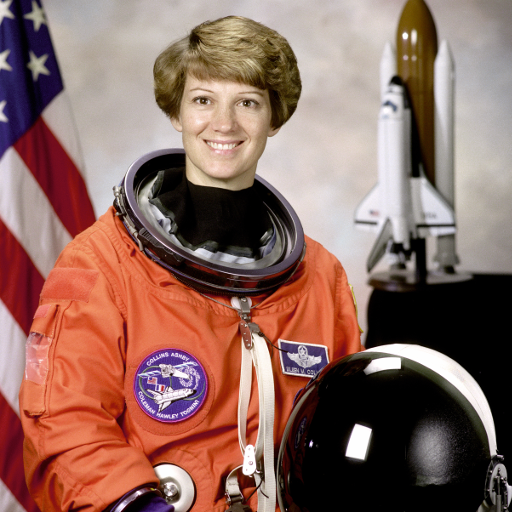
#> input picture sample_images/astronaut.png, 512 x 512 px
$ python -i metrics.py   (imports and definitions only)   (older library calls are emulated)
#> lines starting #> are read from the running program, lines starting #| are printed output that depends on the picture
"""
metrics.py
----------------------------------------------------------------------
Objective image-quality and statistics measures used in the Results
panel and in benchmark.py.

    psnr(a, b)          Peak signal-to-noise ratio (dB)
    ssim(a, b)          Structural similarity (Wang et al., 2004), 0..1
    image_stats(img)    brightness, contrast, entropy, sharpness, colourfulness
    histograms(img)     256-bin histograms per channel
----------------------------------------------------------------------
"""

import cv2
import numpy as np


def psnr(a: np.ndarray, b: np.ndarray) -> float:
    mse = np.mean((a.astype(np.float64) - b.astype(np.float64)) ** 2)
    if mse == 0:
        return float("inf")
    return float(10 * np.log10(255.0 ** 2 / mse))


def ssim(a: np.ndarray, b: np.ndarray) -> float:
    """Mean SSIM on the luminance channel with an 11x11 Gaussian window (sigma 1.5)."""
    if a.ndim == 3:
        a = cv2.cvtColor(a, cv2.COLOR_BGR2GRAY)
        b = cv2.cvtColor(b, cv2.COLOR_BGR2GRAY)
    a = a.astype(np.float64)
    b = b.astype(np.float64)
    c1, c2 = (0.01 * 255) ** 2, (0.03 * 255) ** 2
    blur = lambda x: cv2.GaussianBlur(x, (11, 11), 1.5)
    mu_a, mu_b = blur(a), blur(b)
    s_aa = blur(a * a) - mu_a ** 2
    s_bb = blur(b * b) - mu_b ** 2
    s_ab = blur(a * b) - mu_a * mu_b
    num = (2 * mu_a * mu_b + c1) * (2 * s_ab + c2)
    den = (mu_a ** 2 + mu_b ** 2 + c1) * (s_aa + s_bb + c2)
    return float(np.mean(num / den))


def entropy(gray: np.ndarray) -> float:
    hist = np.bincount(gray.ravel(), minlength=256).astype(np.float64)
    p = hist / hist.sum()
    p = p[p > 0]
    return float(-(p * np.log2(p)).sum())


def colourfulness(img: np.ndarray) -> float:
    """Hasler & Suesstrunk (2003) colourfulness metric."""
    b, g, r = [c.astype(np.float64) for c in cv2.split(img)]
    rg, yb = r - g, 0.5 * (r + g) - b
    return float(np.hypot(rg.std(), yb.std()) + 0.3 * np.hypot(rg.mean(), yb.mean()))


def image_stats(img: np.ndarray) -> dict:
    gray = cv2.cvtColor(img, cv2.COLOR_BGR2GRAY)
    return {
        "Brightness (mean)": float(gray.mean()),
        "Contrast (std)": float(gray.std()),
        "Entropy (bits)": entropy(gray),
        "Sharpness (Laplacian var)": float(cv2.Laplacian(gray, cv2.CV_64F).var()),
        "Colourfulness": colourfulness(img),
    }


def compare(original: np.ndarray, processed: np.ndarray) -> dict:
    return {"PSNR (dB)": psnr(original, processed), "SSIM": ssim(original, processed)}


def histograms(img: np.ndarray) -> dict:
    out = {}
    for i, name in enumerate(["Blue", "Green", "Red"]):
        out[name] = cv2.calcHist([img], [i], None, [256], [0, 256]).ravel()
    return out

>>> import cv2
>>> picture = cv2.imread('sample_images/astronaut.png')
#> picture is the input picture: shape (512, 512, 3); mean B, G, R 96.5, 105.8, 141.6
>>> result = image_stats(picture)
#> in image_stats, `gray = cv2.cvtColor(img, cv2.COLOR_BGR2GRAY)`:
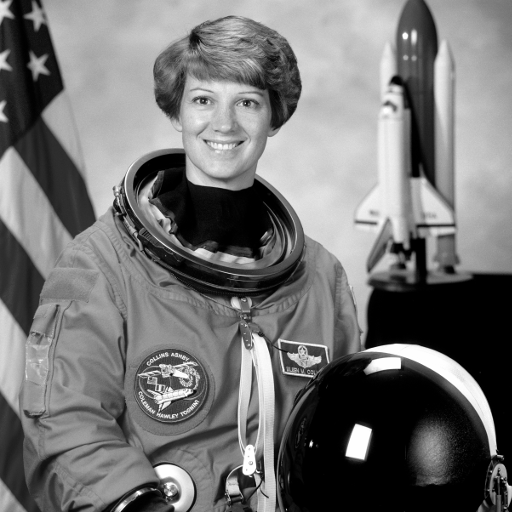
#> gray: shape (512, 512); min 0, max 255, mean 115.4
#> in entropy, `hist = np.bincount(gray.ravel(), minlength=256).astype(np.float64)`: hist = 256 values, max 28966 at index 0, min 128 at index 251, mean 1024
#> in entropy, `p = hist / hist.sum()`: p = 256 values, max 0.11 at index 0, min 0.000488 at index 251, mean 0.00391
#> in colourfulness, `b, g, r = [c.astype(np.float64) for c in cv2.split(img)]`:
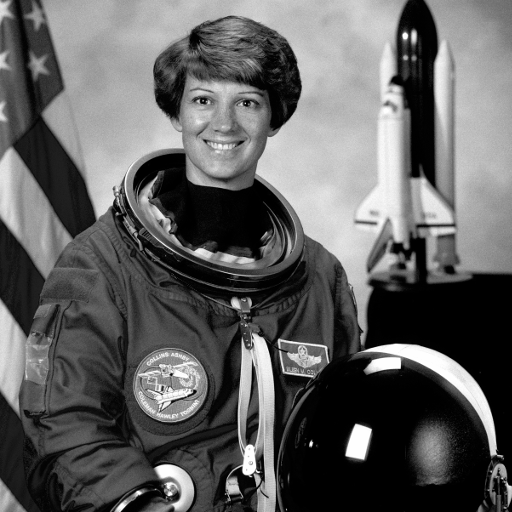
#> b: shape (512, 512) float64; min 0, max 255, mean 96.5
#> in colourfulness, `b, g, r = [c.astype(np.float64) for c in cv2.split(img)]`:
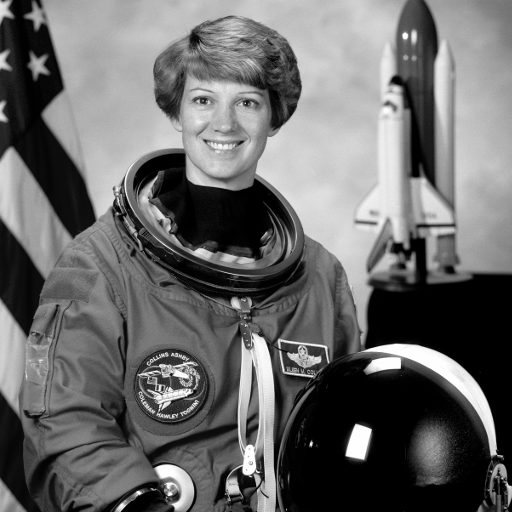
#> g: shape (512, 512) float64; min 0, max 255, mean 105.8
#> in colourfulness, `b, g, r = [c.astype(np.float64) for c in cv2.split(img)]`:
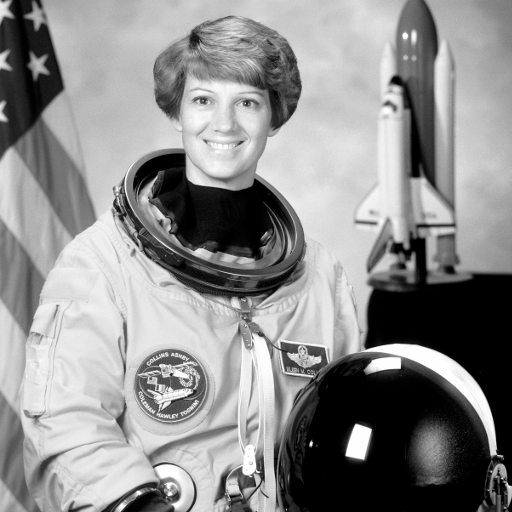
#> r: shape (512, 512) float64; min 0, max 255, mean 141.6
#> in colourfulness, `rg, yb = r - g, 0.5 * (r + g) - b`:
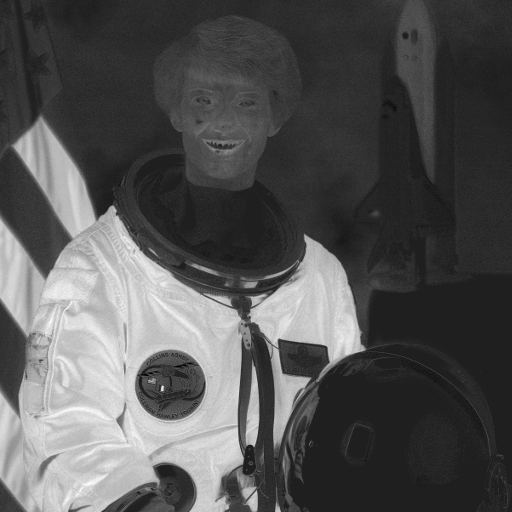
#> rg: shape (512, 512) float64; min -21, max 150, mean 35.8; drawn with min black and max white
#> in colourfulness, `rg, yb = r - g, 0.5 * (r + g) - b`:
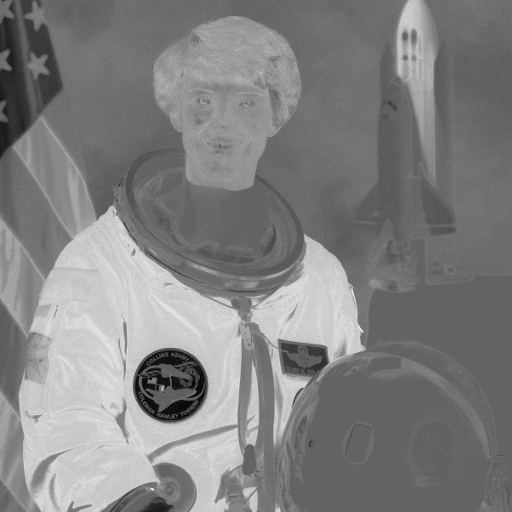
#> yb: shape (512, 512) float64; min -89, max 139.5, mean 27.2; drawn with min black and max white
#> result = {'Brightness (mean)': 115.4, 'Contrast (std)': 75.12, 'Entropy (bits)': 7.45, 'Sharpness (Laplacian var)': 860.6, 'Colourfulness': 72.61}

$ run again, on sample_images/coffee_no_face.png
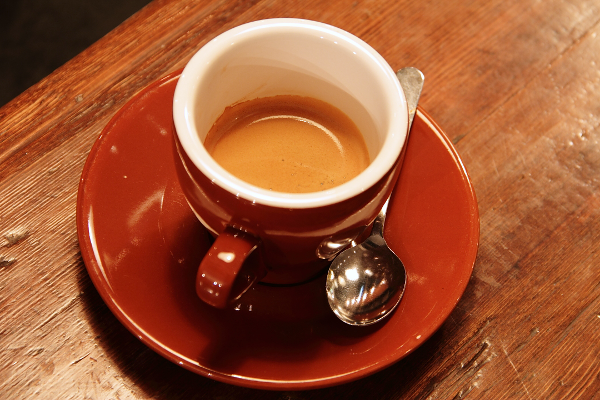
#> input picture sample_images/coffee_no_face.png, 600 x 400 px
#> picture is the input picture: shape (400, 600, 3); mean B, G, R 51.5, 85.8, 158.6
#> in image_stats, `gray = cv2.cvtColor(img, cv2.COLOR_BGR2GRAY)`:
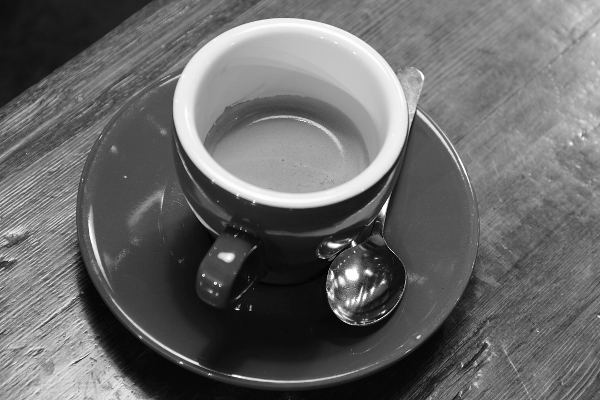
#> gray: shape (400, 600); min 0, max 255, mean 103.7
#> hist = 256 values, max 2655 at index 13, min 1 at index 0, mean 937.5
#> p = 256 values, max 0.0111 at index 13, min 4.17e-06 at index 0, mean 0.00391
#> in colourfulness, `rg, yb = r - g, 0.5 * (r + g) - b`:
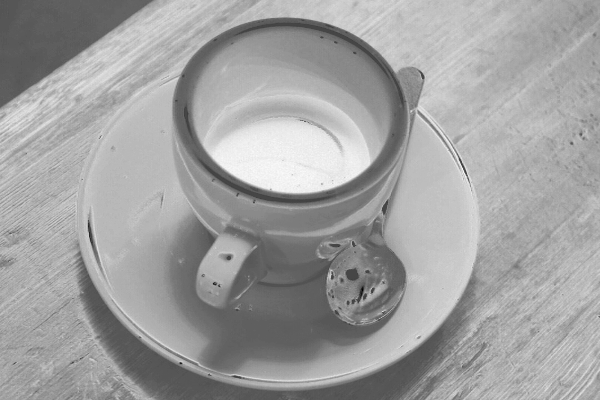
#> yb: shape (400, 600) float64; min -60.5, max 147, mean 70.7; drawn with min black and max white
#> result = {'Brightness (mean)': 103.7, 'Contrast (std)': 58.12, 'Entropy (bits)': 7.66, 'Sharpness (Laplacian var)': 1541.2, 'Colourfulness': 76.92}
